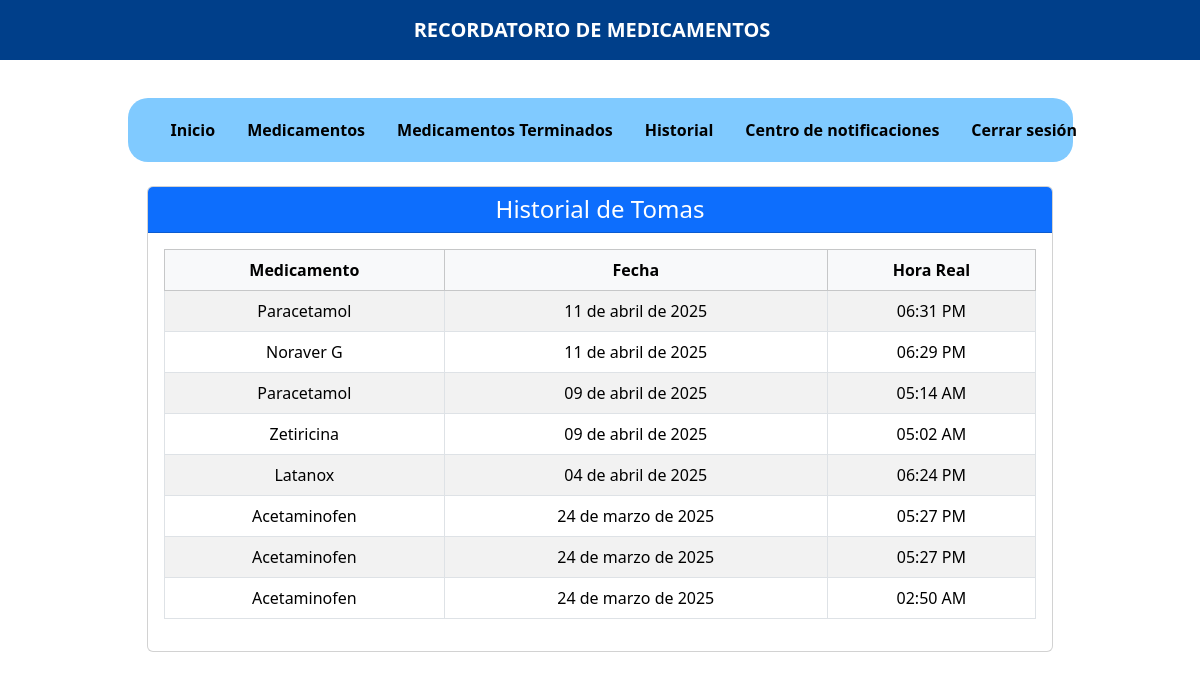
/historial/ (signed in), run on the app's committed database.
### recordatorios/models.py (models this page shows, shortened)
class HistorialToma(models.Model):
    toma = models.ForeignKey(Toma, on_delete=models.CASCADE, related_name="historial")
    fecha = models.DateField(auto_now_add=True)
    hora_real = models.TimeField(null=True, blank=True)
    estado = models.CharField(
        max_length=10,
        choices=[('pendiente', 'Pendiente'), ('tomado', 'Tomado'), ('omitido', 'Omitido')],
        default='pendiente'
    )

class Toma(models.Model):
    ESTADOS = [
        ('pendiente', 'Pendiente'),
        ('tomada', 'Tomada'),
        ('omitida', 'Omitida'),
    ]
    medicamento = models.ForeignKey(Task, on_delete=models.CASCADE, related_name="tomas")
    hora = models.TimeField()  # Se calculará automáticamente salvo la primera toma
    dosis = models.IntegerField(default=1)
    estado = models.CharField(max_length=10, choices=ESTADOS, default='pendiente')

class Task(models.Model):
    FRECUENCIA_CHOICES = [
        (6, "Cada 6 horas"),
        (8, "Cada 8 horas"),
        (12, "Cada 12 horas"),
        (24, "Cada 24 horas"),
    ]
    nombre_Medicamento = models.CharField(max_length=100)
    presentacion = models.CharField(max_length=100)
    frecuencia = models.IntegerField(choices=FRECUENCIA_CHOICES, default=8)  # Frecuencia en horas
    created = models.DateTimeField(auto_now_add=True)
    datecompleted = models.DateTimeField(null=True, blank=True)
    important = models.BooleanField(default=False)
    user = models.ForeignKey(User, on_delete=models.CASCADE)

### recordatorios/views.py (the view)
# urls.py: path('historial/', views.historial, name='historial'),
@login_required(login_url='signin')
def historial(request):
    historial = HistorialToma.objects.filter(
        toma__medicamento__user=request.user,
        estado="tomada"
    ).order_by("-fecha", "-hora_real")
    return render(request, 'historial.html', {'historial': historial})

### recordatorios/templates/historial.html
{% extends 'base.html' %}
{% block content %}
<div class="container mt-4">
    <div class="row justify-content-center">
        <div class="col-md-10">
            <div class="card">
                <div class="card-header bg-primary text-white">
                    <h4 class="mb-0 text-center">Historial de Tomas</h4>
                </div>
                <div class="card-body">
                    {% if historial %}
                        <div class="table-responsive">
                            <table class="table table-striped table-bordered text-center align-middle">
                                <thead class="table-light">
                                    <tr>
                                        <th>Medicamento</th>
                                        <th>Fecha</th>
                                        <th>Hora Real</th>
                                    </tr>
                                </thead>
                                <tbody>
                                    {% for toma in historial %}
                                    <tr>
                                        <td>{{ toma.toma.medicamento.nombre_Medicamento }}</td>
                                        <td>{{ toma.fecha|date:"d \d\e F \d\e Y" }}</td>
                                        <td>{{ toma.hora_real|time:"h:i A" }}</td>
                                    </tr>
                                    {% endfor %}
                                </tbody>
                            </table>
                        </div>
                    {% else %}
                        <p class="text-center">No hay tomas registradas.</p>
                    {% endif %}
                </div>
            </div>
        </div>
    </div>
</div>
{% endblock %}

### data on the page
HistorialToma: toma.medicamento.nombre_Medicamento "Paracetamol", fecha "11 de abril de 2025", hora_real "06:31 PM"
HistorialToma: toma.medicamento.nombre_Medicamento "Noraver G", fecha "11 de abril de 2025", hora_real "06:29 PM"
HistorialToma: toma.medicamento.nombre_Medicamento "Paracetamol", fecha "09 de abril de 2025", hora_real "05:14 AM"
HistorialToma: toma.medicamento.nombre_Medicamento "Zetiricina", fecha "09 de abril de 2025", hora_real "05:02 AM"
HistorialToma: toma.medicamento.nombre_Medicamento "Latanox", fecha "04 de abril de 2025", hora_real "06:24 PM"
HistorialToma: toma.medicamento.nombre_Medicamento "Acetaminofen", fecha "24 de marzo de 2025", hora_real "05:27 PM"
HistorialToma: toma.medicamento.nombre_Medicamento "Acetaminofen", fecha "24 de marzo de 2025", hora_real "05:27 PM"
HistorialToma: toma.medicamento.nombre_Medicamento "Acetaminofen", fecha "24 de marzo de 2025", hora_real "02:50 AM"
